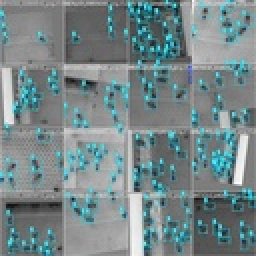
%> input picture Image/train_batch0.jpg, 128 x 128 px, shrunk from 1792 x 1792 before the run (shown 2 times larger)
$ octave --eval "result = snnV2(imread('../../Image/train_batch0.jpg'));"   (GNU Octave 9; MATLAB toolbox functions it lacks are replaced by stand-ins)
%> lines starting %> are read from the running program, lines starting %| are printed output that depends on the picture
function [Y, processtime] = snnV2(X,WINSZ,progress)
% IDRISSI Omar
% X= image d'entrée
% WINSZ = windowssize
% Y = image filtrée par le SNN
% processtime = temps de process
% progress permet d'indiquer si l'on veut que la progression s'affiche dans le fenêtre de commande
% perform symmetric nearest-neighbor nonlinear edge-preserving filtering on
% an intensity image
%
% * If no window size WINSZ is specified, the default is 5.
% * Setting progress to a nonzero value causes SSN to display
%   the current row it is processing.
%
% Description:
% The SNN filter works by looking at each pair of pixels opposite the
% output (center) pixel. From each pair, the one that is closest to
% the output pixel is used to compute the output (mean of all selected
% pixels).
%
% Notes:
% Image is converted to double format for processing.
%
% Copyright Art Barnes, 2005 artbarnes<at>ieee<dot>org

t=cputime; % Pour commencer à mesurer le temps de process

if nargin >= 3
    verboseFlag = true;
else
    verboseFlag = false;
end

if nargin < 2 % Nargin = nombre d'entrée utilisé lors de l'appel de la fonction
    WINSZ = 3;
end

if ~isa(X,'double') % ~= non logique // Si c'est pas un double, alors on convertit
    X = im2double(X);
end

PADDING = floor(WINSZ/2); % Floor(n) arrondi n

Xpad = padarray(X,[PADDING PADDING],'replicate'); % X est paddé avec n=PADDING élément de part et d'autre de X pour chaque dimension, Les éléments périphérique sont copiés)
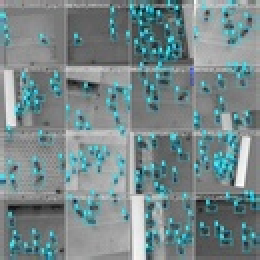
%> Xpad: size 130x130x3 double (shown 2 times larger); mean R, G, B 0.464, 0.532, 0.54
[padRows,padCols] = size(Xpad);
%> padRows = 130; padCols = 390
Y = zeros(size(Xpad));   % J'ai modifié ici à la place de Y = zeros(size(X));

nRowIters = length((PADDING+1):(padRows-PADDING)); % padRows = nombre de lignes totale après paddage
%> nRowIters = 128
count = 1;
for i = (PADDING+1):(padRows-PADDING) % PADDING = nb élément de part et d'autre de X pour chaque dimension
    for j = (PADDING+1):(padCols-PADDING)

        % window
        W = Xpad((i-PADDING):(i+PADDING),(j-PADDING):(j+PADDING)); % W est la fenêtre centré sur (i,j),carré de côté 2 padding car PADDING = floor(WINSZ/2)

        Wtop = W(1:PADDING,:)';
        Wtop = Wtop(:)';     % A(:) reshapes all elements of A into a single column vector. This has no effect if A is already a column vector. et ' donne la transposée
        Wtop = [Wtop W(PADDING+1,1:PADDING)];
        Wbot = W((end-PADDING+1):end,:)';
        Wbot = Wbot(:)';
        Wbot = [W(PADDING+1,(end-PADDING+1):end) Wbot];
        Wbot = fliplr(Wbot); % flipr(A) inverse l'ordre des éléments dans la matrice (ici un vecteur)

        NN = [Wtop; Wbot];
        NNdiff = abs(NN - W(PADDING+1,PADDING+1)); % or use X(i,j)
        [y,ids] = min(NNdiff); % If A is a matrix, then min(A) is a row vector containing the minimum value of each column.


        for k = 1:length(ids)
            NNnearest(k) = NN(ids(k),k);
        end

        Y(i,j) = mean([NNnearest Xpad(i,j)]);
    end

    if ~mod(count,10)
        fprintf('SNN: %d/%d\n',count,nRowIters);
    end

    count = count + 1;

  end
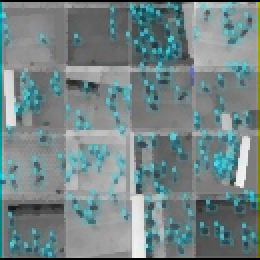
%> Y: size 130x130x3 double (shown 2 times larger); mean R, G, B 0.455, 0.523, 0.527
%> after the loop, NNnearest = [0.447 0.447 0.388 0.447]; count = 129
    Y=Y((PADDING+1):(padRows-PADDING),(PADDING+1):(padCols-PADDING)); % J'ai modifié aussi : Pour enlever le contour noir
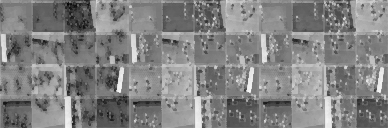
%> Y: size 128x388 double; min 0.011, max 0.97, mean 0.512
    processtime=cputime-t;
    fprintf('Total cpu time: %f seconds\n', processtime );
    fprintf('Windows size: %f \n', WINSZ);

end
